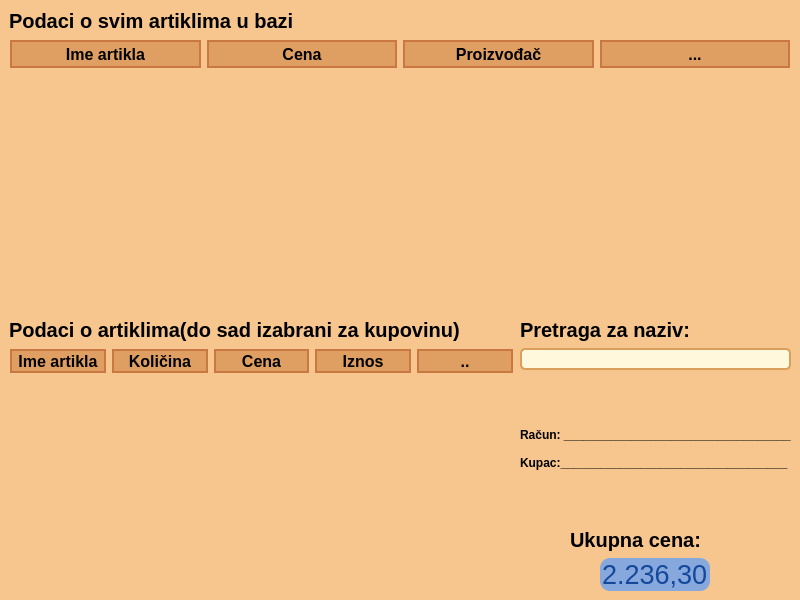
<?xml version="1.0" encoding="UTF-8"?>
<ui version="4.0">
 <class>kupoprodaja</class>
 <widget class="QMainWindow" name="kupoprodaja">
  <property name="geometry">
   <rect>
    <x>0</x>
    <y>0</y>
    <width>800</width>
    <height>600</height>
   </rect>
  </property>
  <property name="focusPolicy">
   <enum>Qt::TabFocus</enum>
  </property>
  <property name="windowTitle">
   <string>Kupovina</string>
  </property>
  <property name="styleSheet">
   <string notr="true">QWidget {
   background-color: #f7c68f;
}

/* Nice Windows-XP-style password character. */
QLineEdit[echoMode=&quot;2&quot;] {
    lineedit-password-character: 9679;
}

/* We provide a min-width and min-height for push buttons
   so that they look elegant regardless of the width of the text. */
QPushButton {
    background-color: #c38e63;
    border-width: 2px;
    border-color: #c97842;
    border-style: solid;
    border-radius: 5;
    padding: 3px;
    min-width: 9ex;
    min-height: 2.5ex;
}

QPushButton:hover {
   background-color: #eaab81;
}

/* Increase the padding, so the text is shifted when the button is
   pressed. */
QPushButton:pressed {
    padding-left: 5px;
    padding-top: 5px;
    background-color: #db9f5c;
}

QLabel, QAbstractButton {
    font: bold;
}

/* Mark mandatory fields with a brownish color. */
.mandatory {
    color: brown;
}

/* Bold text on status bar looks awful. */
QStatusBar QLabel {
   font: normal;
}

QStatusBar::item {
    border-width: 1;
    border-color: darkkhaki;
    border-style: solid;
    border-radius: 2;
}

QComboBox, QLineEdit, QSpinBox, QTextEdit, QListView {
    background-color: cornsilk;
    selection-color: #0a214c; 
    selection-background-color: #C19A6B;
}

QComboBox::drop-down:hover {
    image: url(:/home/pharmacy/kucica.jpg);
}

QListView {
    show-decoration-selected: 1;
}

QListView::item:hover {
    background-color: wheat;
}

/* We reserve 1 pixel space in padding. When we get the focus,
   we kill the padding and enlarge the border. This makes the items
   glow. */
QLineEdit, QFrame {
    border-width: 2px;
    padding: 1px;
    border-style: solid;
    border-color: #db9f5c;
    border-radius: 5px;
}

/* As mentioned above, eliminate the padding and increase the border. */
QLineEdit:focus, QFrame:focus {
    border-width: 3px;
    padding: 0px;
}

/* A QLabel is a QFrame ... */
QLabel {
    border: none;
    padding: 0;
    background: none;
}

/* A QToolTip is a QLabel ... */
QToolTip {
    border: 2px solid #db9f5c;
    padding: 5px;
    border-radius: 3px;
    opacity: 200;
}

/* Nice to have the background color change when hovered. */
QRadioButton:hover, QCheckBox:hover {
    background-color: wheat;
}

/* Force the dialog's buttons to follow the Windows guidelines. */
QDialogButtonBox {
    button-layout: 0;
}

/*-------------------------------------------------------------------------------------------Menu bar------------------------------------------------------------------------------------------------------ --*/
QMenuBar {
    background-color: qlineargradient(x1:0, y1:0, x2:0, y2:1, stop:0 #d68844, stop:1 #a56126); /*svetli braon,  tamni braon*/
}

QMenuBar::item {
    spacing: 3px; /* spacing between menu bar items */
    padding: 5px 4px;
    background: #db9f6f;
    border-radius: 4px;
    color: #593920;
}

QMenuBar::item:selected { /* when selected using mouse or keyboard */
    background: #f2c196; /* boja koze */
}

QMenuBar::item:pressed {
    background: #8c7252; /* sivi braon */
}

/*--------------------------------------------------------------------------------Menu ----------------------------------------------------------------------------------------------------------------------*/
QMenu {
    background-color: #f7c68f; /* sets background of the menu */
    border: 1px solid black;
}

QMenu::item {
    /* sets background of menu item. set this to something non-transparent
        if you want menu color and menu item color to be different */
    background-color: #f2ca9d;
}

QMenu::item:selected { /* when user selects item using mouse or keyboard */
    background-color: #a36c35;
}
</string>
  </property>
  <widget class="QWidget" name="centralwidget">
   <layout class="QVBoxLayout" name="verticalLayout" stretch="0,1,1">
    <item>
     <widget class="QLabel" name="label">
      <property name="font">
       <font>
        <pointsize>15</pointsize>
        <weight>75</weight>
        <italic>false</italic>
        <bold>true</bold>
       </font>
      </property>
      <property name="styleSheet">
       <string notr="true">QWidget {
   background-color: #f7c68f;
}

/* Nice Windows-XP-style password character. */
QLineEdit[echoMode=&quot;2&quot;] {
    lineedit-password-character: 9679;
}

/* We provide a min-width and min-height for push buttons
   so that they look elegant regardless of the width of the text. */
QPushButton {
    background-color: #c38e63;
    border-width: 2px;
    border-color: #c97842;
    border-style: solid;
    border-radius: 5;
    padding: 3px;
    min-width: 9ex;
    min-height: 2.5ex;
}

QPushButton:hover {
   background-color: #eaab81;
}

/* Increase the padding, so the text is shifted when the button is
   pressed. */
QPushButton:pressed {
    padding-left: 5px;
    padding-top: 5px;
    background-color: #db9f5c;
}

QLabel, QAbstractButton {
    font: bold;
}

/* Mark mandatory fields with a brownish color. */
.mandatory {
    color: brown;
}

/* Bold text on status bar looks awful. */
QStatusBar QLabel {
   font: normal;
}

QStatusBar::item {
    border-width: 1;
    border-color: darkkhaki;
    border-style: solid;
    border-radius: 2;
}

QComboBox, QLineEdit, QSpinBox, QTextEdit, QListView {
    background-color: cornsilk;
    selection-color: #0a214c; 
    selection-background-color: #C19A6B;
}

QComboBox::drop-down:hover {
    image: url(:/home/pharmacy/kucica.jpg);
}

QListView {
    show-decoration-selected: 1;
}

QListView::item:hover {
    background-color: wheat;
}

/* We reserve 1 pixel space in padding. When we get the focus,
   we kill the padding and enlarge the border. This makes the items
   glow. */
QLineEdit, QFrame {
    border-width: 2px;
    padding: 1px;
    border-style: solid;
    border-color: #db9f5c;
    border-radius: 5px;
}

/* As mentioned above, eliminate the padding and increase the border. */
QLineEdit:focus, QFrame:focus {
    border-width: 3px;
    padding: 0px;
}

/* A QLabel is a QFrame ... */
QLabel {
    border: none;
    padding: 0;
    background: none;
}

/* A QToolTip is a QLabel ... */
QToolTip {
    border: 2px solid #db9f5c;
    padding: 5px;
    border-radius: 3px;
    opacity: 200;
}

/* Nice to have the background color change when hovered. */
QRadioButton:hover, QCheckBox:hover {
    background-color: wheat;
}

/* Force the dialog's buttons to follow the Windows guidelines. */
QDialogButtonBox {
    button-layout: 0;
}

/*-------------------------------------------------------------------------------------------Menu bar------------------------------------------------------------------------------------------------------ --*/
QMenuBar {
    background-color: qlineargradient(x1:0, y1:0, x2:0, y2:1, stop:0 #d68844, stop:1 #a56126); /*svetli braon,  tamni braon*/
}

QMenuBar::item {
    spacing: 3px; /* spacing between menu bar items */
    padding: 5px 4px;
    background: #db9f6f;
    border-radius: 4px;
    color: #593920;
}

QMenuBar::item:selected { /* when selected using mouse or keyboard */
    background: #f2c196; /* boja koze */
}

QMenuBar::item:pressed {
    background: #8c7252; /* sivi braon */
}

/*--------------------------------------------------------------------------------Menu ----------------------------------------------------------------------------------------------------------------------*/
QMenu {
    background-color: #f7c68f; /* sets background of the menu */
    border: 1px solid black;
}

QMenu::item {
    /* sets background of menu item. set this to something non-transparent
        if you want menu color and menu item color to be different */
    background-color: #f2ca9d;
}

QMenu::item:selected { /* when user selects item using mouse or keyboard */
    background-color: #a36c35;
}
</string>
      </property>
      <property name="text">
       <string>Podaci o svim artiklima u bazi</string>
      </property>
     </widget>
    </item>
    <item>
     <layout class="QGridLayout" name="gridLayout_4">
      <property name="leftMargin">
       <number>1</number>
      </property>
      <property name="topMargin">
       <number>1</number>
      </property>
      <property name="rightMargin">
       <number>1</number>
      </property>
      <property name="bottomMargin">
       <number>6</number>
      </property>
      <property name="horizontalSpacing">
       <number>6</number>
      </property>
      <item row="0" column="1">
       <widget class="QLabel" name="label_14">
        <property name="font">
         <font>
          <pointsize>12</pointsize>
          <weight>75</weight>
          <italic>false</italic>
          <bold>true</bold>
         </font>
        </property>
        <property name="layoutDirection">
         <enum>Qt::LeftToRight</enum>
        </property>
        <property name="styleSheet">
         <string notr="true">QLabel{
			background-color: #e09f62;
			   border-width: 2px;
    			border-color: #c97842;
    			border-style: solid;
    			border-radius: 0;
    				padding: 0px;
			
}</string>
        </property>
        <property name="text">
         <string>Cena</string>
        </property>
        <property name="alignment">
         <set>Qt::AlignCenter</set>
        </property>
       </widget>
      </item>
      <item row="2" column="0">
       <widget class="QLabel" name="label_19">
        <property name="text">
         <string/>
        </property>
       </widget>
      </item>
      <item row="7" column="0">
       <widget class="QLabel" name="label_16">
        <property name="text">
         <string/>
        </property>
       </widget>
      </item>
      <item row="0" column="3">
       <widget class="QLabel" name="label_18">
        <property name="font">
         <font>
          <pointsize>12</pointsize>
          <weight>75</weight>
          <italic>false</italic>
          <bold>true</bold>
         </font>
        </property>
        <property name="layoutDirection">
         <enum>Qt::LeftToRight</enum>
        </property>
        <property name="styleSheet">
         <string notr="true">QLabel{
			background-color: #e09f62;
			   border-width: 2px;
    			border-color: #c97842;
    			border-style: solid;
    			border-radius: 0;
    				padding: 0px;
			
}</string>
        </property>
        <property name="text">
         <string>...</string>
        </property>
        <property name="alignment">
         <set>Qt::AlignCenter</set>
        </property>
       </widget>
      </item>
      <item row="6" column="0">
       <widget class="QLabel" name="label_22">
        <property name="text">
         <string/>
        </property>
       </widget>
      </item>
      <item row="1" column="0">
       <widget class="QLabel" name="label_20">
        <property name="text">
         <string/>
        </property>
       </widget>
      </item>
      <item row="0" column="0">
       <widget class="QLabel" name="label_17">
        <property name="font">
         <font>
          <pointsize>12</pointsize>
          <weight>75</weight>
          <italic>false</italic>
          <bold>true</bold>
         </font>
        </property>
        <property name="layoutDirection">
         <enum>Qt::LeftToRight</enum>
        </property>
        <property name="styleSheet">
         <string notr="true">QLabel{
			background-color: #e09f62;
			   border-width: 2px;
    			border-color: #c97842;
    			border-style: solid;
    			border-radius: 0;
    				padding: 0px;
			
}</string>
        </property>
        <property name="text">
         <string>Ime artikla</string>
        </property>
        <property name="alignment">
         <set>Qt::AlignCenter</set>
        </property>
       </widget>
      </item>
      <item row="3" column="0">
       <widget class="QLabel" name="label_21">
        <property name="text">
         <string/>
        </property>
       </widget>
      </item>
      <item row="0" column="2">
       <widget class="QLabel" name="label_15">
        <property name="font">
         <font>
          <pointsize>12</pointsize>
          <weight>75</weight>
          <italic>false</italic>
          <bold>true</bold>
         </font>
        </property>
        <property name="layoutDirection">
         <enum>Qt::LeftToRight</enum>
        </property>
        <property name="styleSheet">
         <string notr="true">QLabel{
			background-color: #e09f62;
			   border-width: 2px;
    			border-color: #c97842;
    			border-style: solid;
    			border-radius: 0;
    				padding: 0px;
			
}</string>
        </property>
        <property name="text">
         <string>Proizvođač</string>
        </property>
        <property name="alignment">
         <set>Qt::AlignCenter</set>
        </property>
       </widget>
      </item>
      <item row="4" column="0">
       <widget class="QLabel" name="label_25">
        <property name="text">
         <string/>
        </property>
       </widget>
      </item>
      <item row="5" column="0">
       <widget class="QLabel" name="label_26">
        <property name="text">
         <string/>
        </property>
       </widget>
      </item>
     </layout>
    </item>
    <item>
     <layout class="QHBoxLayout" name="horizontalLayout" stretch="1,0">
      <item>
       <layout class="QVBoxLayout" name="vertBALL" stretch="0,1">
        <item>
         <widget class="QLabel" name="label_2">
          <property name="font">
           <font>
            <pointsize>15</pointsize>
            <weight>75</weight>
            <italic>false</italic>
            <bold>true</bold>
           </font>
          </property>
          <property name="text">
           <string>Podaci o artiklima(do sad izabrani za kupovinu)</string>
          </property>
         </widget>
        </item>
        <item>
         <layout class="QGridLayout" name="gridLayout">
          <property name="leftMargin">
           <number>1</number>
          </property>
          <property name="topMargin">
           <number>1</number>
          </property>
          <property name="rightMargin">
           <number>1</number>
          </property>
          <property name="bottomMargin">
           <number>6</number>
          </property>
          <property name="horizontalSpacing">
           <number>6</number>
          </property>
          <item row="6" column="1">
           <widget class="QLabel" name="label_12">
            <property name="text">
             <string/>
            </property>
           </widget>
          </item>
          <item row="0" column="4">
           <widget class="QLabel" name="label_9">
            <property name="font">
             <font>
              <pointsize>12</pointsize>
              <weight>75</weight>
              <italic>false</italic>
              <bold>true</bold>
             </font>
            </property>
            <property name="layoutDirection">
             <enum>Qt::LeftToRight</enum>
            </property>
            <property name="styleSheet">
             <string notr="true">QLabel{
			background-color: #e09f62;
			   border-width: 2px;
    			border-color: #c97842;
    			border-style: solid;
    			border-radius: 0;
    				padding: 0px;
			
}</string>
            </property>
            <property name="text">
             <string>Iznos</string>
            </property>
            <property name="alignment">
             <set>Qt::AlignCenter</set>
            </property>
           </widget>
          </item>
          <item row="2" column="1">
           <widget class="QLabel" name="label_27">
            <property name="text">
             <string/>
            </property>
           </widget>
          </item>
          <item row="0" column="3">
           <widget class="QLabel" name="label_8">
            <property name="font">
             <font>
              <pointsize>12</pointsize>
              <weight>75</weight>
              <italic>false</italic>
              <bold>true</bold>
             </font>
            </property>
            <property name="layoutDirection">
             <enum>Qt::LeftToRight</enum>
            </property>
            <property name="styleSheet">
             <string notr="true">QLabel{
			background-color: #e09f62;
			   border-width: 2px;
    			border-color: #c97842;
    			border-style: solid;
    			border-radius: 0;
    				padding: 0px;
			
}</string>
            </property>
            <property name="text">
             <string>Cena</string>
            </property>
            <property name="alignment">
             <set>Qt::AlignCenter</set>
            </property>
           </widget>
          </item>
          <item row="7" column="1">
           <widget class="QLabel" name="label_13">
            <property name="text">
             <string/>
            </property>
           </widget>
          </item>
          <item row="0" column="5">
           <widget class="QLabel" name="label_10">
            <property name="font">
             <font>
              <pointsize>12</pointsize>
              <weight>75</weight>
              <italic>false</italic>
              <bold>true</bold>
             </font>
            </property>
            <property name="layoutDirection">
             <enum>Qt::LeftToRight</enum>
            </property>
            <property name="styleSheet">
             <string notr="true">QLabel{
			background-color: #e09f62;
			   border-width: 2px;
    			border-color: #c97842;
    			border-style: solid;
    			border-radius: 0;
    				padding: 0px;
			
}</string>
            </property>
            <property name="text">
             <string>..</string>
            </property>
            <property name="alignment">
             <set>Qt::AlignCenter</set>
            </property>
           </widget>
          </item>
          <item row="0" column="2">
           <widget class="QLabel" name="label_6">
            <property name="font">
             <font>
              <pointsize>12</pointsize>
              <weight>75</weight>
              <italic>false</italic>
              <bold>true</bold>
             </font>
            </property>
            <property name="layoutDirection">
             <enum>Qt::LeftToRight</enum>
            </property>
            <property name="styleSheet">
             <string notr="true">QLabel{
			background-color: #e09f62;
			   border-width: 2px;
    			border-color: #c97842;
    			border-style: solid;
    			border-radius: 0;
    				padding: 0px;
			
}</string>
            </property>
            <property name="text">
             <string>Količina</string>
            </property>
            <property name="alignment">
             <set>Qt::AlignCenter</set>
            </property>
           </widget>
          </item>
          <item row="1" column="1">
           <widget class="QLabel" name="label_11">
            <property name="text">
             <string/>
            </property>
           </widget>
          </item>
          <item row="4" column="1">
           <widget class="QLabel" name="label_23">
            <property name="text">
             <string/>
            </property>
           </widget>
          </item>
          <item row="5" column="1">
           <widget class="QLabel" name="label_24">
            <property name="text">
             <string/>
            </property>
           </widget>
          </item>
          <item row="0" column="1">
           <widget class="QLabel" name="label_7">
            <property name="font">
             <font>
              <pointsize>12</pointsize>
              <weight>75</weight>
              <italic>false</italic>
              <bold>true</bold>
             </font>
            </property>
            <property name="layoutDirection">
             <enum>Qt::LeftToRight</enum>
            </property>
            <property name="styleSheet">
             <string notr="true">QLabel{
			background-color: #e09f62;
			   border-width: 2px;
    			border-color: #c97842;
    			border-style: solid;
    			border-radius: 0;
    				padding: 0px;
			
}</string>
            </property>
            <property name="text">
             <string>Ime artikla</string>
            </property>
            <property name="alignment">
             <set>Qt::AlignCenter</set>
            </property>
           </widget>
          </item>
          <item row="3" column="1">
           <widget class="QLabel" name="label_28">
            <property name="text">
             <string/>
            </property>
           </widget>
          </item>
         </layout>
        </item>
       </layout>
      </item>
      <item>
       <layout class="QVBoxLayout" name="vertJOBB">
        <item>
         <widget class="QLabel" name="label_3">
          <property name="font">
           <font>
            <pointsize>15</pointsize>
            <weight>75</weight>
            <italic>false</italic>
            <bold>true</bold>
           </font>
          </property>
          <property name="text">
           <string>Pretraga za naziv:</string>
          </property>
         </widget>
        </item>
        <item>
         <widget class="QLineEdit" name="lineEdit"/>
        </item>
        <item>
         <spacer name="verticalSpacer_2">
          <property name="orientation">
           <enum>Qt::Vertical</enum>
          </property>
          <property name="sizeHint" stdset="0">
           <size>
            <width>20</width>
            <height>40</height>
           </size>
          </property>
         </spacer>
        </item>
        <item>
         <widget class="QLabel" name="label_4">
          <property name="text">
           <string>Račun: __________________________________

Kupac:__________________________________</string>
          </property>
         </widget>
        </item>
        <item>
         <spacer name="verticalSpacer">
          <property name="orientation">
           <enum>Qt::Vertical</enum>
          </property>
          <property name="sizeHint" stdset="0">
           <size>
            <width>20</width>
            <height>40</height>
           </size>
          </property>
         </spacer>
        </item>
        <item>
         <widget class="QLabel" name="label_5">
          <property name="font">
           <font>
            <pointsize>15</pointsize>
            <weight>75</weight>
            <italic>false</italic>
            <bold>true</bold>
           </font>
          </property>
          <property name="text">
           <string>Ukupna cena:</string>
          </property>
          <property name="alignment">
           <set>Qt::AlignLeading|Qt::AlignLeft|Qt::AlignVCenter</set>
          </property>
          <property name="margin">
           <number>0</number>
          </property>
          <property name="indent">
           <number>50</number>
          </property>
         </widget>
        </item>
        <item>
         <layout class="QHBoxLayout" name="horizontalLayout_2">
          <item>
           <widget class="QLineEdit" name="aar">
            <property name="maximumSize">
             <size>
              <width>110</width>
              <height>16777215</height>
             </size>
            </property>
            <property name="font">
             <font>
              <pointsize>20</pointsize>
             </font>
            </property>
            <property name="styleSheet">
             <string notr="true">QLineEdit{
				background-color: #87a8dd;
			    border-width: 0px;
    			border-color: #c97842;
    			border-radius: 10;
    			padding: 0px;
				color: #14489b;
}</string>
            </property>
            <property name="text">
             <string>2.236,30</string>
            </property>
            <property name="alignment">
             <set>Qt::AlignCenter</set>
            </property>
           </widget>
          </item>
         </layout>
        </item>
       </layout>
      </item>
     </layout>
    </item>
   </layout>
  </widget>
 </widget>
 <resources/>
 <connections/>
</ui>
